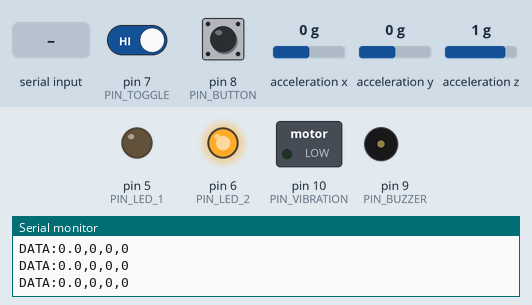
Recording of a sketch running on a simulated Arduino Uno, built with avr-gcc and run on an emulated ATmega328P. Shown: switched loads named in the sketch (green lamp = pin HIGH), output pins drawn as LEDs (lit = HIGH), buzzer (waves = sounding), the last lines printed to the serial monitor. Wiring (inferred from the names in the program): MPU-6050 motion sensor at I2C address 0x68. Dashed ring = blinking. The test bench sets the inputs (shaded band); at power-on: acceleration x 0 g, pin 8 (PIN_BUTTON) HIGH, acceleration y 0 g, pin 7 (PIN_TOGGLE) HIGH, acceleration z 1 g.

Above: at 2.7 s.
2.8 s: acceleration x set to -0.4 g
At 5.04 s:
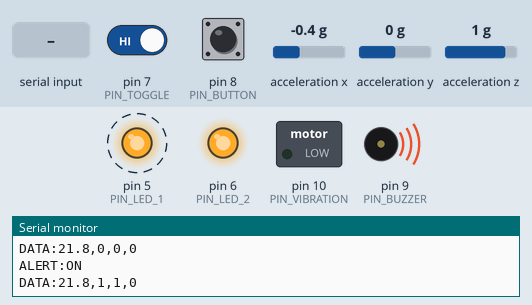
5.8 s: pin 8 (PIN_BUTTON) pulled LOW for 0.15 s
At 6.7 s:
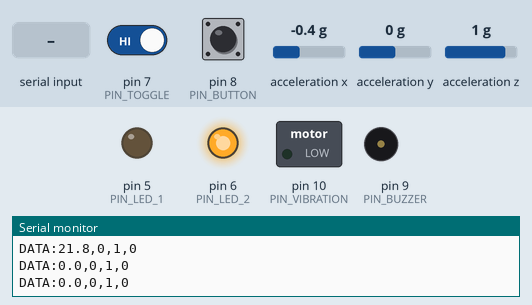
7.4 s: acceleration y set to -0.4 g
At 9.95 s:
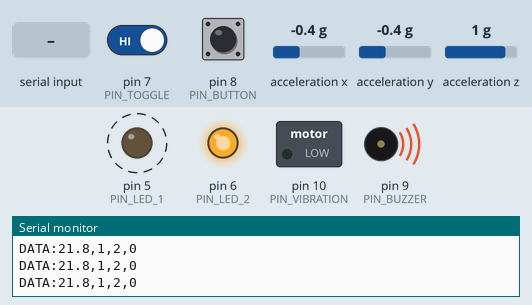
10.4 s: "RESET\n" received over Serial
13.4 s: "STATUS\n" received over the second serial link
16.4 s: "CAL\n" received over the second serial link
At 17.1 s:
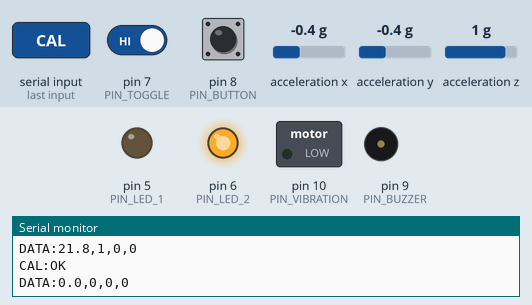
Timing chart, 0 to 18.9 s (numbered marks = the images above; inputs shaded):
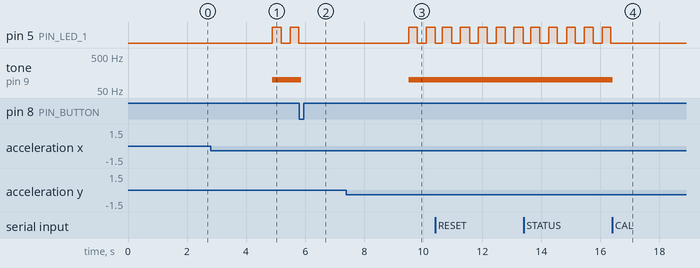

Measured:
- the behaviour switches between -0.2 and -0.3 g on acceleration x (found by bisection; images 0 and 1)
- the behaviour switches between -0.2 and -0.3 g on acceleration y (found by bisection; images 2 and 3)
- after the input at 2.8 s, pin 5 (PIN_LED_1): alternates HIGH for 0.29 s and LOW for 0.31 s, starting after 2.1 s; tone on pin 9 (PIN_BUZZER): silent → 100 Hz after 2.1 s
- after the input at 5.8 s, pin 5 (PIN_LED_1): stops changing and stays LOW; tone on pin 9 (PIN_BUZZER): 100 Hz → silent after 0.06 s
- after the input at 7.4 s, pin 5 (PIN_LED_1): alternates HIGH for 0.29 s and LOW for 0.31 s, starting after 2.1 s; tone on pin 9 (PIN_BUZZER): silent → 100 Hz after 2.1 s
- after the input at 16.4 s, pin 5 (PIN_LED_1): stops changing and stays LOW; tone on pin 9 (PIN_BUZZER): 100 Hz → silent at once

The sketch:

Arduino_code.ino
```cpp
/*
 * Backpack Tilt Detection & Alert Device
 * Arduino Uno — Main Code
 * ─────────────────────────────────────────────────────────────
 * WHAT THIS CODE DOES (step by step):
 *   1. On startup, calibrate the MPU-6050 so the current angle = 0°.
 *   2. Every 50 ms, read the tilt angle from the MPU-6050.
 *   3. If the angle stays above TILT_THRESHOLD for 2+ seconds, fire an alert.
 *   4. During an alert: flash LED 1 + activate buzzer OR vibration
 *      depending on the toggle switch position.
 *   5. Every 100 ms, send live data to the website through USB serial.
 *   6. If the recalibration button is pressed, reset the 0° reference.
 *
 * PIN MAP:
 *   A4 (SDA) / A5 (SCL) ── MPU-6050 (I2C)
 *   D2  ── HM-10 TX → Arduino RX
 *   D3  ── HM-10 RX ← Arduino TX
 *   D5  ── LED 1 (alert)
 *   D6  ── LED 2 (device ON/OFF status)
 *   D7  ── Toggle switch  (HIGH = buzzer mode, LOW = vibration mode)
 *   D8  ── Push button    (press to recalibrate)
 *   D9  ── Piezo buzzer
 *   D10 ── Vibration motor (ROB-08449)
 */

#include <Wire.h>           // I2C library — needed to talk to the MPU-6050
#include <SoftwareSerial.h> // Lets us use D2/D3 as a second serial port for HM-10
#include <math.h>           // Needed for sqrt() and atan2()

// ── Pin Numbers ──────────────────────────────────────────────────
#define PIN_BT_RX     2    // HM-10 TX  → Arduino (receives BLE data)
#define PIN_BT_TX     3    // HM-10 RX  ← Arduino (sends BLE data)
#define PIN_LED_1     5    // Alert LED 1
#define PIN_LED_2     6    // Device ON/OFF status LED
#define PIN_TOGGLE    7    // Toggle switch (HIGH = buzzer, LOW = vibration)
#define PIN_BUTTON    8    // Recalibration button (active LOW)
#define PIN_BUZZER    9    // Piezo buzzer
#define PIN_VIBRATION 10   // Vibration motor

// ── MPU-6050 Registers ───────────────────────────────────────────
// These are the internal addresses we write to in order to configure the sensor.
#define MPU_ADDR      0x68   // Default I2C address of the MPU-6050
#define REG_PWR       0x6B   // Power management register (write 0 to wake up)
#define REG_ACCEL_CFG 0x1C   // Accelerometer range config (0x00 = ±2 g)
#define REG_ACCEL_OUT 0x3B   // First accelerometer data register

// ── Settings (change these to tune behaviour) ────────────────────
#define TILT_THRESHOLD    15.0   // Degrees above calibrated zero to trigger alert
#define ALERT_SUSTAIN_MS  2000   // Tilt must last this long (ms) before alert fires
#define LED_FLASH_MS       250   // How fast the LEDs blink during an alert
#define BUZZER_FREQ        100  // Buzzer tone frequency in Hz
#define BT_INTERVAL_MS     100   // How often to send data to the website (ms)
#define CAL_SAMPLES         50   // Number of readings averaged during calibration
#define DEBOUNCE_MS        250   // Prevents button bouncing (ignore re-press within 250 ms)
#define LOOP_DELAY_MS       50   // Main loop runs ~20 times per second

// ── Objects ──────────────────────────────────────────────────────
SoftwareSerial btSerial(PIN_BT_RX, PIN_BT_TX);  // Serial port for the HM-10 BLE module

// ── Calibration ──────────────────────────────────────────────────
// When we calibrate, we store the "resting" accelerometer readings.
// All future angle calculations subtract these offsets so that 0° = upright.
float offsetX = 0.0;
float offsetY = 0.0;

// ── State Variables ──────────────────────────────────────────────
float         currentTilt     = 0.0;    // Most recent tilt angle (degrees)
bool          isTilted        = false;  // True if currently above threshold
bool          alertActive     = false;  // True if the 2-second timer fired
unsigned long tiltStartMs     = 0;      // When the tilt first exceeded threshold
unsigned long currentAlertMs  = 0;      // When the current alert began
bool          ledOn           = false;  // Tracks LED flash state
unsigned long lastFlashMs     = 0;      // Last time the LED toggled
unsigned long lastSendMs      = 0;      // Last time we sent data to website
unsigned long lastButtonMs    = 0;      // For button debounce

// ── Cumulative stats (sent to website) ───────────────────────────
unsigned long alertCount    = 0;   // Total number of alert events this session
unsigned long totalAlertMs  = 0;   // Total milliseconds spent in alert this session


// ════════════════════════════════════════════════════════════════
//  SETUP  — runs once when Arduino powers on
// ════════════════════════════════════════════════════════════════
void setup() {
  Serial.begin(9600);    // USB serial — talks to app.py on the laptop
  btSerial.begin(9600);  // Bluetooth serial — talks to HM-10 module

  Wire.begin();          // Start I2C bus
  initSensor();          // Wake up and configure the MPU-6050

  // Set pin directions
  pinMode(PIN_LED_1,     OUTPUT);
  pinMode(PIN_LED_2,     OUTPUT);
  pinMode(PIN_BUZZER,    OUTPUT);
  pinMode(PIN_VIBRATION, OUTPUT);
  pinMode(PIN_TOGGLE,    INPUT_PULLUP);  // High by default; low when switched
  pinMode(PIN_BUTTON,    INPUT_PULLUP);  // High by default; low when pressed

  allOff();        // Make sure all outputs start off
  delay(1000);     // Give the sensor time to stabilise after power-on
  calibrate();     // Set the current angle as the 0° reference

  Serial.println("INIT:OK");
  btSerial.println("INIT:OK");
}


// ════════════════════════════════════════════════════════════════
//  LOOP  — runs ~20 times per second
// ════════════════════════════════════════════════════════════════
void loop() {
  currentTilt = getTiltAngle();   // Step 1: read current angle
  checkButton();                  // Step 2: check if recalibrate was pressed
  checkTilt();                    // Step 3: manage 2-second sustained alert
  runAlertOutputs();              // Step 4: flash alert LED + sound/vibration
  sendData();                     // Step 5: send live data to website
  delay(LOOP_DELAY_MS);
}


// ════════════════════════════════════════════════════════════════
//  MPU-6050 SENSOR
// ════════════════════════════════════════════════════════════════

// Wake up the MPU-6050 and set it to the most sensitive range (±2 g).
void initSensor() {
  Wire.beginTransmission(MPU_ADDR);
  Wire.write(REG_PWR);   // Point to power management register
  Wire.write(0x00);      // 0x00 = clear sleep bit = wake up
  Wire.endTransmission(true);

  Wire.beginTransmission(MPU_ADDR);
  Wire.write(REG_ACCEL_CFG);  // Point to accelerometer config
  Wire.write(0x00);            // 0x00 = ±2 g range (highest sensitivity)
  Wire.endTransmission(true);
}

// Read raw acceleration from the MPU-6050 over I2C.
// The sensor gives 16-bit integers; we convert them to g-units (gravity).
void readAccel(float &ax, float &ay, float &az) {
  Wire.beginTransmission(MPU_ADDR);
  Wire.write(REG_ACCEL_OUT);    // Tell sensor we want to read from this address
  Wire.endTransmission(false);
  Wire.requestFrom((uint8_t)MPU_ADDR, (uint8_t)6, (uint8_t)true);  // Read 6 bytes (2 per axis)

  // Each axis is two bytes: high byte first, then low byte
  int16_t rawX = (Wire.read() << 8) | Wire.read();
  int16_t rawY = (Wire.read() << 8) | Wire.read();
  int16_t rawZ = (Wire.read() << 8) | Wire.read();

  // At ±2 g range, 16384 raw units = 1 g
  ax = rawX / 16384.0;
  ay = rawY / 16384.0;
  az = rawZ / 16384.0;
}

// Calculate the tilt angle (0° = upright, 90° = sideways).
// Subtracts calibration offsets, then uses trigonometry.
float getTiltAngle() {
  float ax, ay, az;
  readAccel(ax, ay, az);

  ax -= offsetX;   // Remove the "resting" offset set during calibration
  ay -= offsetY;

  // lateral = how much the device is leaning sideways (X + Y combined)
  float lateral = sqrt(ax * ax + ay * ay);

  // atan2 gives the angle between the lateral lean and vertical (Z axis)
  float angle = atan2(lateral, az) * 180.0 / PI;

  // Keep the result within the 0°–90° spec range
  return constrain(angle, 0.0, 90.0);
}


// ════════════════════════════════════════════════════════════════
//  CALIBRATION
// ════════════════════════════════════════════════════════════════

// Average CAL_SAMPLES readings and store them as offsets.
// After this, getTiltAngle() will read 0° when the device is in this position.
void calibrate() {
  allOff();   // Stop outputs immediately — don't wait until sampling is done
  float sumX = 0.0, sumY = 0.0;
  for (int i = 0; i < CAL_SAMPLES; i++) {
    float ax, ay, az;
    readAccel(ax, ay, az);
    sumX += ax;
    sumY += ay;
    delay(10);
  }
  offsetX = sumX / CAL_SAMPLES;
  offsetY = sumY / CAL_SAMPLES;

  // Reset all alert state so a fresh alert can fire after recalibration
  isTilted    = false;
  alertActive = false;
  tiltStartMs = 0;
  allOff();

  Serial.println("CAL:OK");
  btSerial.println("CAL:OK");
}


// ════════════════════════════════════════════════════════════════
//  RECALIBRATION BUTTON
// ════════════════════════════════════════════════════════════════

// Check if the push button is pressed. Uses debounce to avoid
// false triggers from electrical noise in the button contacts.
void checkButton() {
  if (digitalRead(PIN_BUTTON) == LOW) {            // LOW = pressed (pullup)
    unsigned long now = millis();
    if (now - lastButtonMs > DEBOUNCE_MS) {
      lastButtonMs = now;
      calibrate();
    }
  }
}


// ════════════════════════════════════════════════════════════════
//  TILT DETECTION  — 2-second sustained timer
// ════════════════════════════════════════════════════════════════

void checkTilt() {
  unsigned long now = millis();

  if (currentTilt > TILT_THRESHOLD) {
    // Tilt is above the threshold right now
    if (!isTilted) {
      isTilted    = true;       // Mark that tilt just started
      tiltStartMs = now;        // Start the 2-second timer
    }
    else if (!alertActive && (now - tiltStartMs >= ALERT_SUSTAIN_MS)) {
      // Tilt has been sustained for 2+ seconds → fire the alert
      alertActive      = true;
      currentAlertMs   = now;
      alertCount++;
      Serial.println("ALERT:ON");
    }
  }
  else {
    // Tilt dropped back below the threshold
    if (alertActive) {
      // Record how long the alert lasted and report it to the website
      unsigned long duration = now - currentAlertMs;
      totalAlertMs += duration;
      sendAlertEvent(currentTilt, duration);
      Serial.println("ALERT:OFF");
    }
    isTilted    = false;
    alertActive = false;
    tiltStartMs = 0;
    allOff();
  }
}


// ════════════════════════════════════════════════════════════════
//  ALERT OUTPUTS  — LED 1 + buzzer or vibration
// ════════════════════════════════════════════════════════════════

void runAlertOutputs() {
  if (!alertActive) return;

  // Flash alert LED (LED 1) at LED_FLASH_MS interval
  unsigned long now = millis();
  if (now - lastFlashMs >= LED_FLASH_MS) {
    lastFlashMs = now;
    ledOn = !ledOn;   // Toggle between on and off
    digitalWrite(PIN_LED_1, ledOn);
  }

  // Toggle switch chooses the secondary alert:
  // HIGH (switch up) = buzzer,  LOW (switch down) = vibration
  if (digitalRead(PIN_TOGGLE) == HIGH) {
    tone(PIN_BUZZER, BUZZER_FREQ);    // Play a continuous tone
    digitalWrite(PIN_VIBRATION, LOW);
  } else {
    noTone(PIN_BUZZER);
    digitalWrite(PIN_VIBRATION, HIGH);
  }
}

// Turn off alert outputs; keep status LED on while running.
void allOff() {
  digitalWrite(PIN_LED_1,     LOW);
  digitalWrite(PIN_LED_2,     HIGH); // Keep status LED on while device is running
  noTone(PIN_BUZZER);
  digitalWrite(PIN_VIBRATION, LOW);
  ledOn = false;
}


// ════════════════════════════════════════════════════════════════
//  BLUETOOTH / SERIAL DATA  — sends data to app.py
// ════════════════════════════════════════════════════════════════

// Periodically broadcast live sensor data AND listen for commands.
void sendData() {
  unsigned long now = millis();

  // Send a status update every BT_INTERVAL_MS milliseconds
  if (now - lastSendMs >= BT_INTERVAL_MS) {
    lastSendMs = now;

    // Format: DATA:<tilt>,<alertActive 0|1>,<alertCount>,<totalAlertMs>
    // app.py splits this on commas to update the website dashboard.
    String msg = "DATA:";
    msg += String(currentTilt, 1);  msg += ",";
    msg += (alertActive ? 1 : 0);   msg += ",";
    msg += alertCount;               msg += ",";
    msg += totalAlertMs;

    Serial.println(msg);    // → app.py (USB)
    btSerial.println(msg);  // → HM-10 (Bluetooth)
  }

  // Listen for incoming commands on both USB serial and BLE
  if (Serial.available()) {
    String cmd = Serial.readStringUntil('\n');
    cmd.trim();
    handleCommand(cmd);
  }
  if (btSerial.available()) {
    String cmd = btSerial.readStringUntil('\n');
    cmd.trim();
    handleCommand(cmd);
  }
}

// Respond to a command sent by the website via app.py.
void handleCommand(const String &cmd) {
  if (cmd == "RESET") {
    alertCount   = 0;
    totalAlertMs = 0;
    Serial.println("RESET:OK");
    btSerial.println("RESET:OK");
  }
  else if (cmd == "CAL") {
    calibrate();
  }
  else if (cmd == "STATUS") {
    // Same format as DATA — lets the website request an on-demand update
    String msg = "STATUS:";
    msg += String(currentTilt, 1);  msg += ",";
    msg += (alertActive ? 1 : 0);   msg += ",";
    msg += alertCount;               msg += ",";
    msg += totalAlertMs;
    Serial.println(msg);
    btSerial.println(msg);
  }
}

// Send a one-shot ALERT message when a tilt event ends.
// The website logs this as one row in the Alert Event Log table.
void sendAlertEvent(float angle, unsigned long durationMs) {
  // Format: ALERT:<angle>,<durationMs>
  String msg = "ALERT:";
  msg += String(angle, 1);  msg += ",";
  msg += durationMs;
  Serial.println(msg);
  btSerial.println(msg);
}
```
